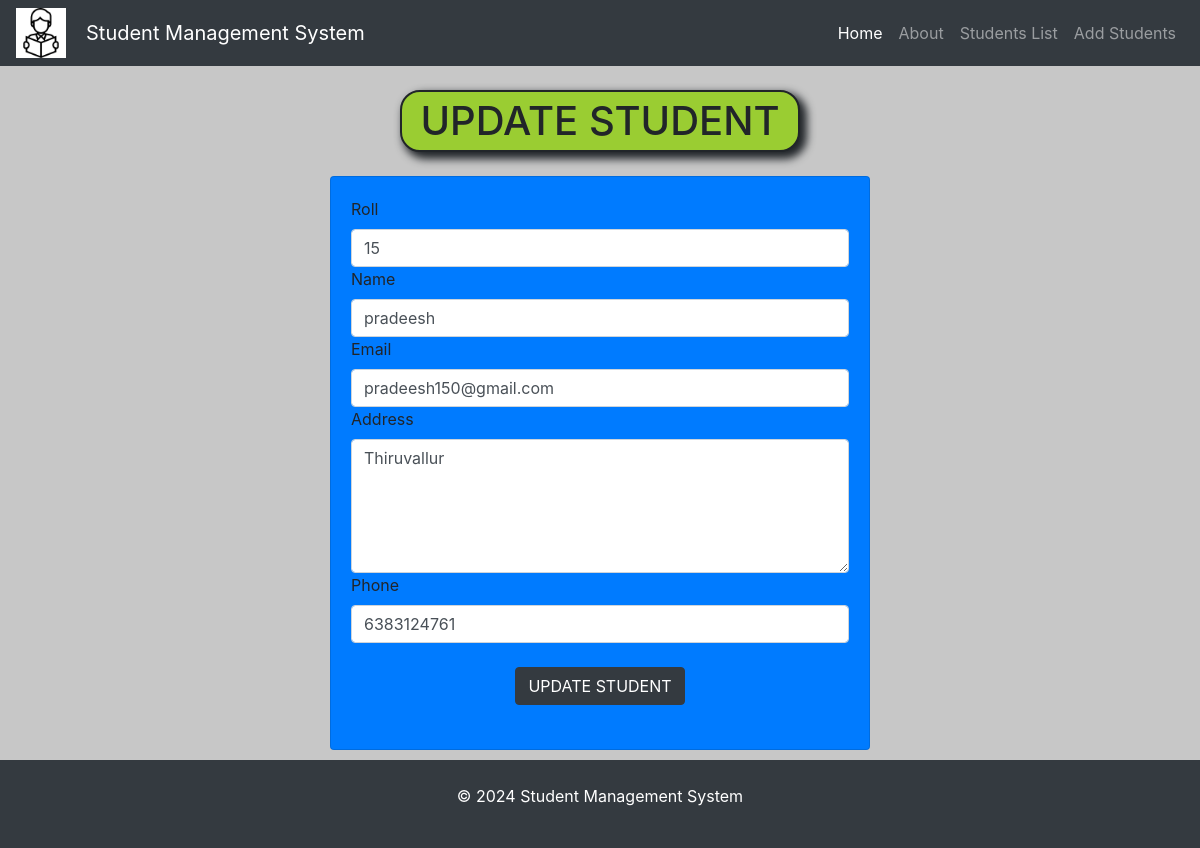
The page /std/update-std/16 on the database its author committed.
### std/models.py (models this page shows)
class Student(models.Model):
    roll=models.CharField(max_length=100)
    name=models.CharField(max_length=50)
    email=models.CharField(max_length=150)
    address=models.CharField(max_length=200)
    phone=models.CharField(max_length=10)

### std/views.py (the view)
# urls.py: path("update-std/<int:roll>",update_std),
def update_std(request,roll):
    std=Student.objects.get(pk=roll)
    return render(request,"std/update_std.html",{'std':std})

### templates/std/update_std.html (shortened to what this page needs)
<!doctype html>
<html lang="en">
  <head>
    <link rel="stylesheet" href="https://cdn.jsdelivr.net/npm/bootstrap@4.0.0/dist/css/bootstrap.min.css">
  </head>
  <body>
    {% include 'std/navbar.html' %}
    <div class="my-4">
    <center><h1 id="heading">UPDATE STUDENT</h1></center>
    </div>
    <div class="container">
        <div class="row">
            <div class="col-md-6 offset-md-3">
                <div class="card" style="background-color: #007bff;">
                    <div class="card-body">
                        <form action="/std/do-update-std/{{std.id}}" method="POST">
                            <div class="md-3">
                                <label for="roll">Roll</label>
                                <input name="std_roll" type="text" id="roll" class="form-control" placeholder="Enter your Roll number" required value="{{std.roll}}">
                            </div>
                            <div class="md-3">
                                <label for="name">Name</label>
                                <input name="std_name" type="text" id="name" class="form-control" placeholder="Enter your name" required value="{{std.name}}">
                            </div>
                            <div class="md-3">
                                <label for="email">Email</label>
                                <input name="std_email" type="text" id="email" class="form-control" placeholder="Enter your email" required value="{{std.email}}">
                            </div>
                            <div class="md-3">
                                <label for="address">Address</label>
                                <textarea name="std_address" id="address" class="form-control" rows="5" placeholder="Enter your address" required>{{std.address}}</textarea>
                            </div>
                            <div class="md-3">
                                <label for="phone">Phone</label>
                                <input name="std_phone" type="number" id="phone" class="form-control" placeholder="Enter your phone number" required value="{{std.phone}}">
                            </div>
                            <div class="container text-center my-4">
                                <button class="btn btn-dark">
                                    UPDATE STUDENT
                                </button>
                            </div>
                        </form>
                    </div>
                </div>
            </div>
        </div>
    </div>
    {% include 'std/footer.html' %}
  </body>
</html>

### templates/std/update_std.html (style rules this page uses)
#heading { background-color: yellowgreen; width: 400px; border-style: solid; border-radius: 20px; border-width: 2px; align-items: center; justify-content: center; padding: 5px; box-shadow: 5px 5px 8px 2px; text-shadow: 2px 5px 4px 2px; }
body { background-color: rgb(199, 199, 199); }

### rows shown on the page
Student: std_roll "15", std_name "pradeesh", std_email "pradeesh150@gmail.com", std_address "Thiruvallur", std_phone "6383124761"
